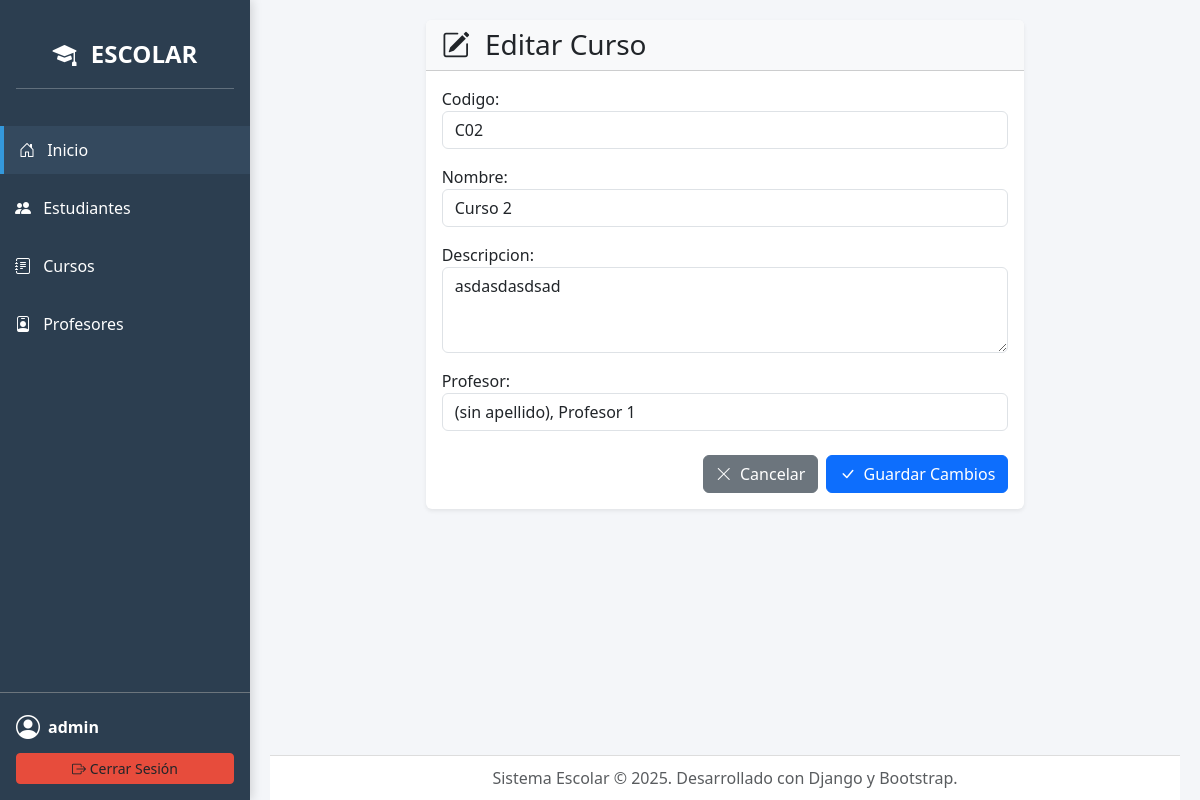
Page /cursos/2/edit/ (signed in) on the earlier database version.
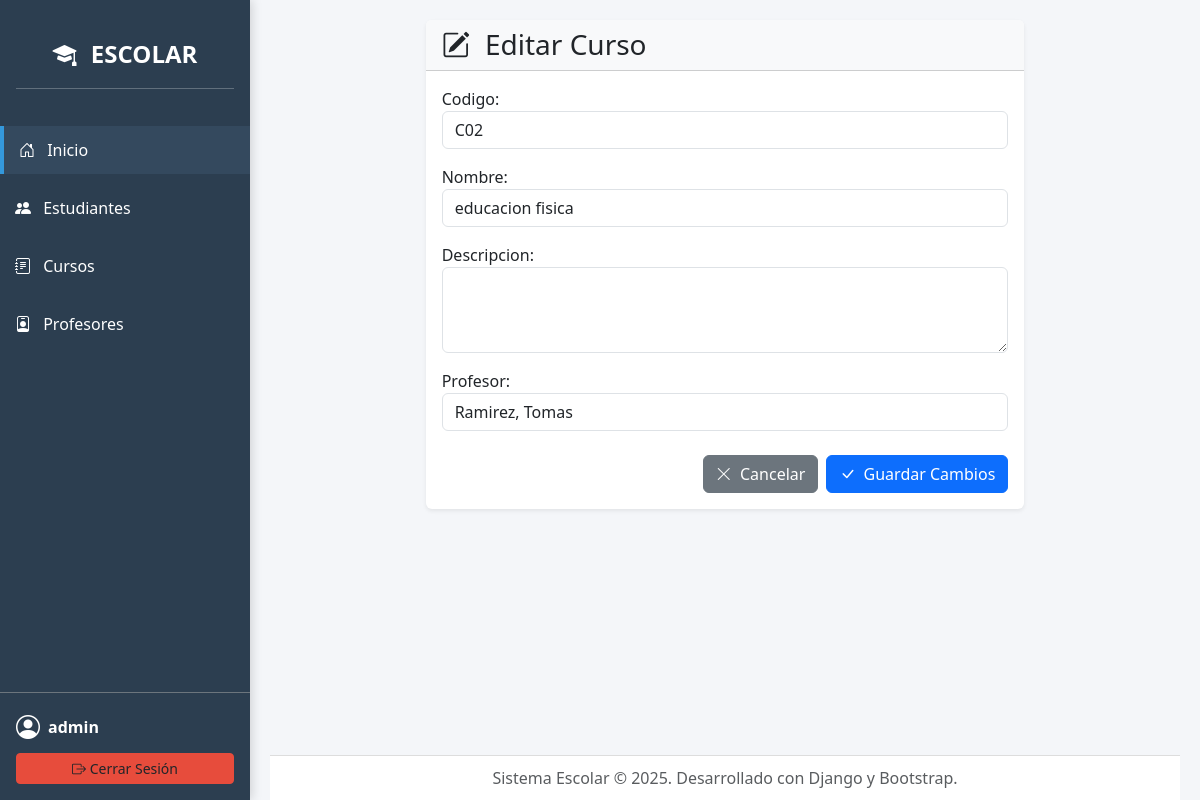
Same page on the later database version.
### core/models.py (models this page shows, shortened)
class Curso(models.Model):
    codigo = models.CharField(max_length=20, unique=True)
    nombre = models.CharField(max_length=200)
    descripcion = models.TextField(blank=True)
    profesor = models.ForeignKey(Profesor, on_delete=models.SET_NULL, null=True, blank=True)
    class Meta:
        verbose_name = "Curso"
        verbose_name_plural = "Cursos"
        ordering = ['codigo']

### core/views.py (the view)
# urls.py: path('cursos/<int:pk>/edit/', views.CursoUpdateView.as_view(), name='curso_edit'),
class CursoUpdateView(LoginRequiredMixin, PermissionRequiredMixin, UpdateView):
    model = Curso
    form_class = CursoForm
    template_name = 'cursos/curso_form.html'
    permission_required = 'core.change_curso'
    success_url = reverse_lazy('curso_list')

### core/forms.py
class CursoForm(forms.ModelForm):
    class Meta:
        model = Curso
        fields = ['codigo','nombre','descripcion','profesor']
        widgets = {
            'codigo': forms.TextInput(attrs={'class': 'form-control'}),
            'nombre': forms.TextInput(attrs={'class': 'form-control'}),
            'descripcion': forms.Textarea(attrs={'class': 'form-control', 'rows': 3}),
            'profesor': forms.Select(attrs={'class': 'form-select'}),
        }

### core/models.py (called while the page is built)
    def __str__(self):
        return f"{self.apellido}, {self.nombre}"

### core/templates/cursos/curso_form.html (shortened to what this page needs)
{% extends "base.html" %}
{% load widget_tweaks %}
{% block content %}
<div class="row justify-content-center">
    <div class="col-md-10 col-lg-8">
        <div class="card shadow-sm border-0">
            <div class="card-header bg-light">
                <h3 class="mb-0">{% if object %}<i class="bi bi-pencil-square me-2"></i> Editar Curso{% else %}<i class="bi bi-journal-plus me-2"></i> Nuevo Curso{% endif %}</h3>
            </div>
            <div class="card-body">
                <form method="post" novalidate>{% csrf_token %}
                    {% for field in form %}<div class="mb-3">
                        {{ field.label_tag }}
                        {% render_field field class="form-control" %}
                    </div>{% endfor %}
                    <div class="mt-4 d-flex justify-content-end gap-2">
                        <a href="{% url 'curso_list' %}" class="btn btn-secondary"><i class="bi bi-x-lg me-1"></i> Cancelar</a>
                        <button type="submit" class="btn btn-primary"><i class="bi bi-check-lg me-1"></i> Guardar Cambios</button>
                    </div>
                </form>
            </div>
        </div>
    </div>
</div>
{% endblock %}

Differences in the rows shown:
changed Curso: nombre "Curso 2" → "educacion fisica"; descripcion "asdasdasdsad" → (not shown); profesor "(sin apellido), Profesor 1" → "Ramirez, Tomas"
